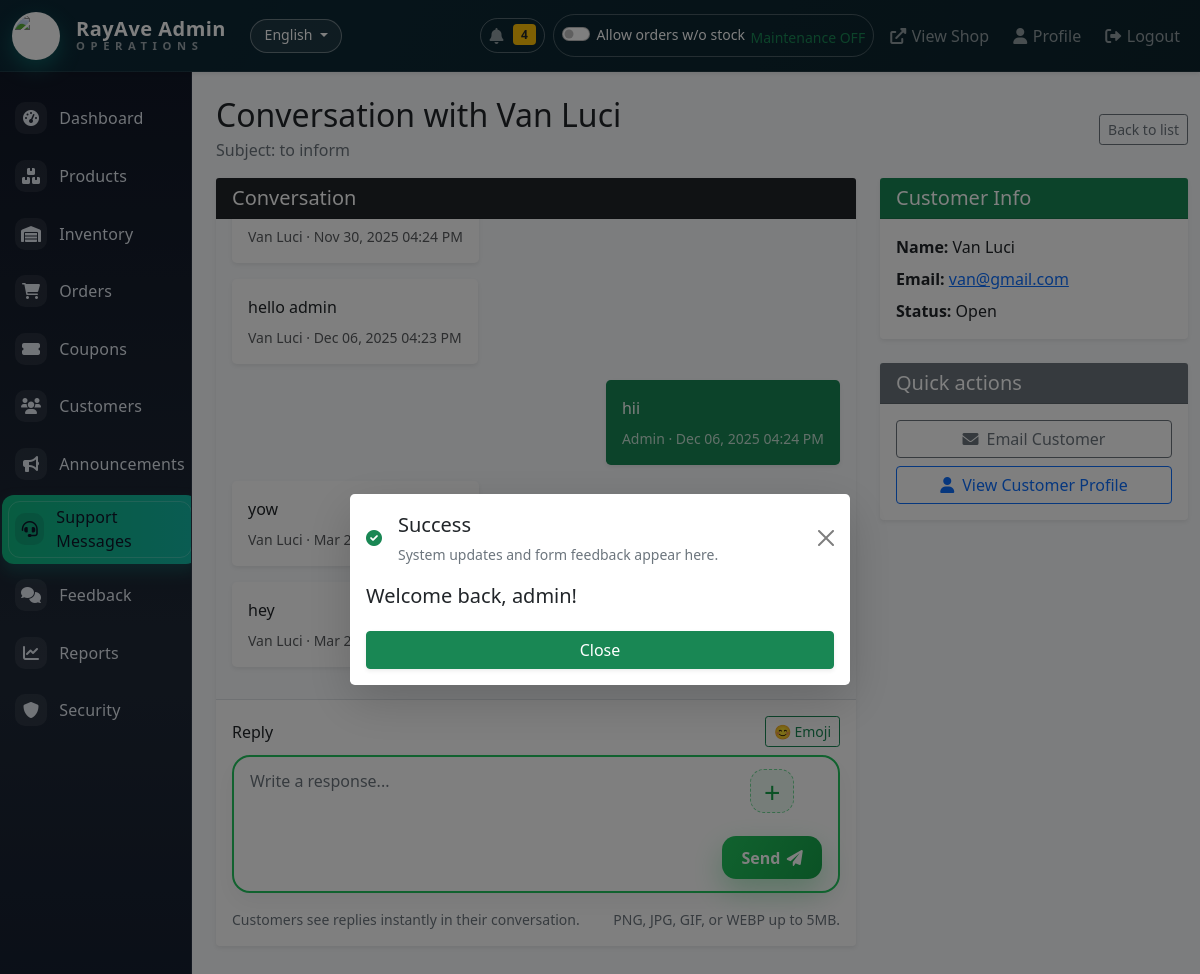
Page /admin/contact-message-view.php?id=4 (signed in) on the committed database.
### tables this page shows
CREATE TABLE `shipping_settings` (
  `id` tinyint unsigned NOT NULL,
  `per_km_rate` decimal(10,2) NOT NULL DEFAULT '10.00',
  `per_mile_rate` decimal(10,2) NOT NULL DEFAULT '16.09',
  `base_fee` decimal(10,2) NOT NULL DEFAULT '0.00',
  `minimum_fee` decimal(10,2) NOT NULL DEFAULT '0.00',
  `zone_roxas_fee` decimal(10,2) NOT NULL DEFAULT '0.00',
  `zone_oriental_fee` decimal(10,2) NOT NULL DEFAULT '0.00',
  `zone_out_province_fee` decimal(10,2) NOT NULL DEFAULT '0.00',
  `calculation_unit` enum('km','mile') NOT NULL DEFAULT 'km',
  `google_maps_api_key` varchar(255) DEFAULT NULL,
  `allow_out_of_stock_orders` tinyint(1) NOT NULL DEFAULT '0',
  `updated_by` int unsigned DEFAULT NULL,
  `updated_at` timestamp NULL DEFAULT CURRENT_TIMESTAMP ON UPDATE CURRENT_TIMESTAMP,
  PRIMARY KEY (`id`)
);

CREATE TABLE `contact_threads` (
  `id` int NOT NULL AUTO_INCREMENT,
  `user_id` int DEFAULT NULL,
  `name` varchar(255) NOT NULL,
  `email` varchar(255) NOT NULL,
  `subject` varchar(255) NOT NULL,
  `status` enum('open','pending','closed') NOT NULL DEFAULT 'open',
  `last_message_at` timestamp NULL DEFAULT CURRENT_TIMESTAMP,
  `created_at` timestamp NULL DEFAULT CURRENT_TIMESTAMP,
  `updated_at` timestamp NULL DEFAULT CURRENT_TIMESTAMP ON UPDATE CURRENT_TIMESTAMP,
  PRIMARY KEY (`id`),
  KEY `idx_user` (`user_id`),
  KEY `idx_status` (`status`),
  CONSTRAINT `fk_contact_thread_user` FOREIGN KEY (`user_id`) REFERENCES `users` (`id`) ON DELETE SET NULL
);

CREATE TABLE `contact_thread_messages` (
  `id` int NOT NULL AUTO_INCREMENT,
  `thread_id` int NOT NULL,
  `sender_type` enum('customer','admin') NOT NULL,
  `sender_id` int DEFAULT NULL,
  `message` text NOT NULL,
  `attachment_path` varchar(255) DEFAULT NULL,
  `attachment_name` varchar(255) DEFAULT NULL,
  `attachment_mime` varchar(100) DEFAULT NULL,
  `attachment_size` int DEFAULT NULL,
  `is_read_by_customer` tinyint(1) NOT NULL DEFAULT '0',
  `is_read_by_admin` tinyint(1) NOT NULL DEFAULT '0',
  `created_at` timestamp NULL DEFAULT CURRENT_TIMESTAMP,
  PRIMARY KEY (`id`),
  KEY `idx_thread` (`thread_id`),
  KEY `idx_sender` (`sender_type`),
  CONSTRAINT `fk_contact_thread_messages_thread` FOREIGN KEY (`thread_id`) REFERENCES `contact_threads` (`id`) ON DELETE CASCADE
);

### admin/contact-message-view.php (the view, shortened to what the rows shown need)
<?php
require_once '../includes/config.php';
require_once '../includes/functions.php';
$threadId = isset($_GET['id']) ? (int) $_GET['id'] : 0;
if ($threadId > 0) {
    $thread = getContactThread($threadId);
}
$messages = getContactThreadMessages($threadId);
include 'includes/header.php';
?>
<div class="d-flex justify-content-between align-items-center mt-4 mb-3">
    <div>
        <h2 class="mb-1">Conversation with <?php echo htmlspecialchars($thread['name']); ?></h2>
        <p class="text-muted mb-0">Subject: <?php echo htmlspecialchars($thread['subject']); ?></p>
    </div>
</div>
<div class="row g-4">
    <div class="col-lg-8">
        <div class="card border-0 shadow-sm">
            <div class="card-body" id="adminConversationPanel" style="max-height: 480px; overflow-y: auto; background:#f8fafc;">
                <?php if (empty($messages)): ?>
                    <p class="text-muted mb-0">No messages yet.</p>
                <?php else: ?>
                    <?php foreach ($messages as $msg): ?>
                        <div
                            class="d-flex <?php echo $msg['sender_type'] === 'admin' ? 'justify-content-end' : 'justify-content-start'; ?> mb-3">
                            <div class="p-3 rounded-3 shadow-sm <?php echo $msg['sender_type'] === 'admin' ? 'bg-success text-white' : 'bg-white'; ?>"
                                style="max-width: 75%;">
                                <?php if (trim($msg['message']) !== ''): ?>
                                    <div><?php echo nl2br(htmlspecialchars($msg['message'])); ?></div>
                                <?php endif; ?>
                                <small class="d-block mt-2 opacity-75">
                                    <?php echo $msg['sender_type'] === 'admin' ? 'Admin' : htmlspecialchars($thread['name']); ?>
                                    ·
                                    <?php echo date('M d, Y h:i A', strtotime($msg['created_at'])); ?>
                                </small>
                            </div>
                        </div>
                    <?php endforeach; ?>
                <?php endif; ?>
            </div>
        </div>
    </div>
    <div class="col-lg-4">
        <div class="card border-0 shadow-sm mb-4">
            <div class="card-body">
                <p class="mb-2"><strong>Name:</strong> <?php echo htmlspecialchars($thread['name']); ?></p>
                <p class="mb-2"><strong>Email:</strong> <a
                        href="mailto:<?php echo htmlspecialchars($thread['email']); ?>"><?php echo htmlspecialchars($thread['email']); ?></a>
                </p>
                <p class="mb-0"><strong>Status:</strong> <?php echo ucfirst($thread['status']); ?></p>
            </div>
        </div>
    </div>
</div>
<?php include 'includes/footer.php'; ?>

### admin/includes/header.php (shortened to what the rows shown need)
<?php
$allowOutOfStockOrders = isOutOfStockOrderingEnabled();
?>
<!DOCTYPE html>
<html lang="<?php echo htmlspecialchars(getCurrentLanguage()); ?>">
<head>
    <link href="https://cdn.jsdelivr.net/npm/bootstrap@5.1.3/dist/css/bootstrap.min.css" rel="stylesheet">
    <link rel="stylesheet" href="https://cdnjs.cloudflare.com/ajax/libs/font-awesome/6.0.0/css/all.min.css">
    <link href="https://cdn.jsdelivr.net/npm/bootstrap@5.1.3/dist/css/bootstrap.min.css" rel="stylesheet">
</head>
<body>
    <nav class="navbar navbar-expand-lg navbar-dark admin-navbar sticky-top shadow-sm">
        <div class="container-fluid">
            <div class="collapse navbar-collapse" id="adminTopNav">
                <div class="navbar-nav ms-auto align-items-lg-center gap-lg-2">
                    <form method="POST" action="toggle-ordering-mode.php" class="nav-link nav-pill text-white-50 p-2"
                        style="border: 1px solid rgba(255,255,255,0.25); border-radius: 999px;"
                        data-ordering-override-form>
                        <div class="form-check form-switch text-white mb-0 small">
                            <input class="form-check-input" type="checkbox" role="switch"
                                id="allowOutOfStockSwitch"
                                <?php echo !$allowOutOfStockOrders ? 'checked' : ''; ?>
                                data-ordering-override-toggle>
                            <label class="form-check-label" for="allowOutOfStockSwitch">
                                <span class="d-none d-lg-inline"><?php echo $allowOutOfStockOrders ? 'Allow orders w/o stock' : 'Disallow Orders w/o stock'; ?></span>
                            </label>
                        </div>
                    </form>
                </div>
            </div>
        </div>
    </nav>
    <div class="container-fluid admin-shell">
        <div class="row">
            <main class="col-md-9 ms-sm-auto col-lg-10 px-md-4">

### rows in the picture
contact_threads: name "Van Luci", subject "to inform", email "van@gmail.com", status "Open"
contact_thread_messages: thread.name "Van Luci", created_at "Nov 30, 2025 04:24 PM"
contact_thread_messages: message "hello admin", thread.name "Van Luci", created_at "Dec 06, 2025 04:23 PM"
contact_thread_messages: message "hii", sender_type "Admin", created_at "Dec 06, 2025 04:24 PM"
contact_thread_messages: message "yow", thread.name "Van Luci", created_at "Mar…"
contact_thread_messages: message "hey", thread.name "Van Luci", created_at "Mar…"

### other values in the picture
currentLanguageLabel() "English"
$adminUnreadNotifications "4"
$_SESSION['success'] "Welcome back, admin!"
